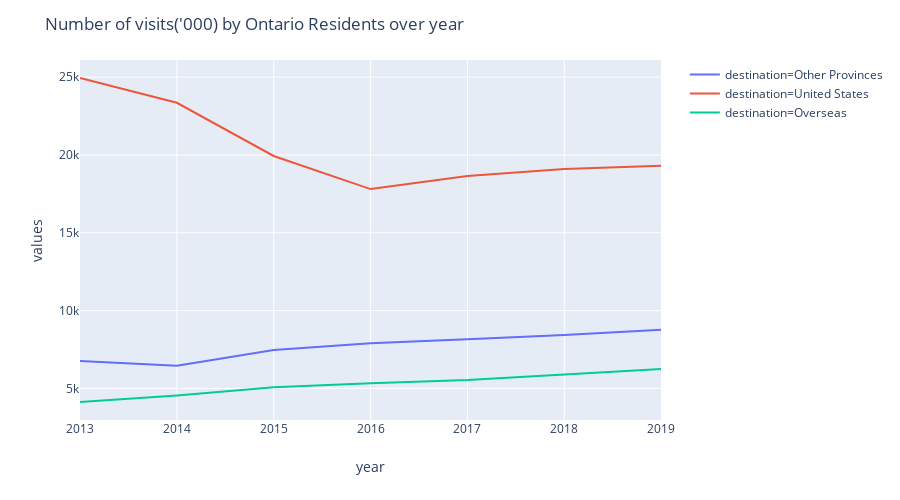

The code cell stored with this chart in its notebook:
### Code cell
fig = px.line(df, x="year", y="values", color='destination', height=500)
fig.update_layout(title_text="Number of visits('000) by Ontario Residents over year")
fig.show()

### Figure 1 — Plotly figure (JSON) as saved in the notebook; plotly's stock layout.template omitted (floating-point values rounded to 4 significant figures)
{"data": [{"hoverlabel": {"namelength": 0}, "hovertemplate": "destination=Other Provinces<br>year=%{x}<br>values=%{y}", "legendgroup": "destination=Other Provinces", "line": {"color": "#636efa", "dash": "solid"}, "mode": "lines", "name": "destination=Other Provinces", "showlegend": true, "type": "scatter", "x": ["2013", "2014", "2015", "2016", "2017", "2018", "2019"], "xaxis": "x", "y": ["6,756", "6,450", "7,465", "7,904", "8,163", "8,431", "8,768"], "yaxis": "y"}, {"hoverlabel": {"namelength": 0}, "hovertemplate": "destination=United States<br>year=%{x}<br>values=%{y}", "legendgroup": "destination=United States", "line": {"color": "#EF553B", "dash": "solid"}, "mode": "lines", "name": "destination=United States", "showlegend": true, "type": "scatter", "x": ["2013", "2014", "2015", "2016", "2017", "2018", "2019"], "xaxis": "x", "y": ["24,947", "23,353", "19,936", "17,808", "18,646", "19,097", "19,307"], "yaxis": "y"}, {"hoverlabel": {"namelength": 0}, "hovertemplate": "destination=Overseas<br>year=%{x}<br>values=%{y}", "legendgroup": "destination=Overseas", "line": {"color": "#00cc96", "dash": "solid"}, "mode": "lines", "name": "destination=Overseas", "showlegend": true, "type": "scatter", "x": ["2013", "2014", "2015", "2016", "2017", "2018", "2019"], "xaxis": "x", "y": ["4,125", "4,542", "5,071", "5,334", "5,544", "5,892", "6,247"], "yaxis": "y"}], "layout": {"height": 500, "legend": {"tracegroupgap": 0}, "margin": {"t": 60}, "title": {"text": "Number of visits('000) by Ontario Residents over year"}, "xaxis": {"anchor": "y", "domain": [0, 0.98], "title": {"text": "year"}}, "yaxis": {"anchor": "x", "domain": [0, 1], "title": {"text": "values"}}}}
